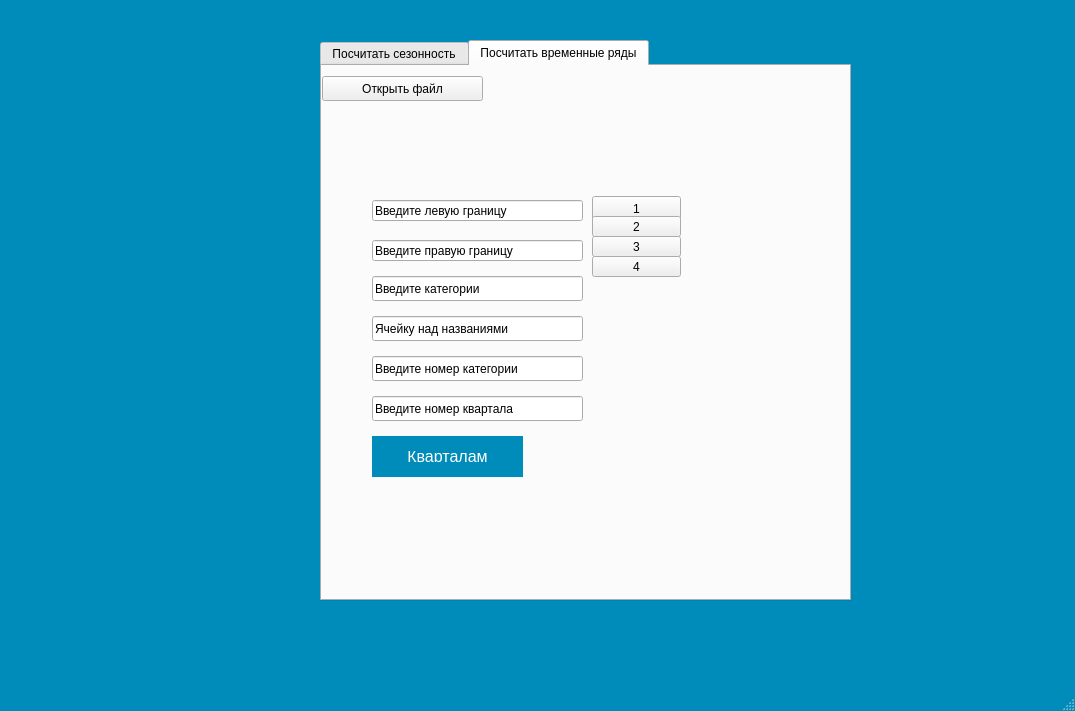
<?xml version="1.0" encoding="UTF-8"?>
<ui version="4.0">
 <class>MainWindow</class>
 <widget class="QMainWindow" name="MainWindow">
  <property name="geometry">
   <rect>
    <x>0</x>
    <y>0</y>
    <width>1075</width>
    <height>711</height>
   </rect>
  </property>
  <property name="windowTitle">
   <string>MainWindow</string>
  </property>
  <property name="styleSheet">
   <string notr="true">QMainWindow{
background-color:#008CBA;
}</string>
  </property>
  <widget class="QWidget" name="centralwidget">
   <property name="styleSheet">
    <string notr="true"/>
   </property>
   <widget class="QTabWidget" name="tabWidget">
    <property name="geometry">
     <rect>
      <x>320</x>
      <y>40</y>
      <width>531</width>
      <height>561</height>
     </rect>
    </property>
    <property name="styleSheet">
     <string notr="true">QTabWidget{
backround-color:#555555;
}</string>
    </property>
    <property name="currentIndex">
     <number>1</number>
    </property>
    <widget class="QWidget" name="tab">
     <attribute name="title">
      <string>Посчитать сезонность</string>
     </attribute>
     <widget class="QLineEdit" name="left_border">
      <property name="geometry">
       <rect>
        <x>50</x>
        <y>134</y>
        <width>211</width>
        <height>21</height>
       </rect>
      </property>
      <property name="styleSheet">
       <string notr="true">QLineEdit:focus {
  background-color: lightblue;
}</string>
      </property>
      <property name="text">
       <string>Введите левую границу</string>
      </property>
     </widget>
     <widget class="QLineEdit" name="right_borde">
      <property name="geometry">
       <rect>
        <x>50</x>
        <y>174</y>
        <width>211</width>
        <height>21</height>
       </rect>
      </property>
      <property name="styleSheet">
       <string notr="true">QLineEdit:focus {
  background-color: lightblue;
}</string>
      </property>
      <property name="text">
       <string>Введите правую границу</string>
      </property>
     </widget>
     <widget class="QPushButton" name="generate_button">
      <property name="geometry">
       <rect>
        <x>50</x>
        <y>300</y>
        <width>151</width>
        <height>41</height>
       </rect>
      </property>
      <property name="styleSheet">
       <string notr="true">QPushButton{
  background-color: #008CBA; /* Green */
  border: none;
  color: white;
  padding: 15px 32px;
  text-align: center;
  text-decoration: none;
  display: inline-block;
  font-size: 16px;
}</string>
      </property>
      <property name="text">
       <string>Месяцам</string>
      </property>
     </widget>
     <widget class="QLineEdit" name="categories_location">
      <property name="geometry">
       <rect>
        <x>50</x>
        <y>210</y>
        <width>211</width>
        <height>25</height>
       </rect>
      </property>
      <property name="styleSheet">
       <string notr="true">QLineEdit:focus {
  background-color: lightblue;
}</string>
      </property>
      <property name="text">
       <string>Введите категории</string>
      </property>
     </widget>
     <widget class="QPushButton" name="generate_quarter">
      <property name="geometry">
       <rect>
        <x>230</x>
        <y>300</y>
        <width>151</width>
        <height>41</height>
       </rect>
      </property>
      <property name="styleSheet">
       <string notr="true">QPushButton{
  background-color: #008CBA; /* Green */
  border: none;
  color: white;
  padding: 15px 32px;
  text-align: center;
  text-decoration: none;
  display: inline-block;
  font-size: 16px;
}</string>
      </property>
      <property name="text">
       <string>Кварталам</string>
      </property>
     </widget>
     <widget class="QPushButton" name="add_one">
      <property name="geometry">
       <rect>
        <x>270</x>
        <y>130</y>
        <width>89</width>
        <height>25</height>
       </rect>
      </property>
      <property name="styleSheet">
       <string notr="true">QPushButton{
  transition-duration: 0.4s;
}

QPushButton:hover {
  background-color: #008CBA; /* Green */
  color: white;
}</string>
      </property>
      <property name="text">
       <string>1</string>
      </property>
     </widget>
     <widget class="QPushButton" name="add_two">
      <property name="geometry">
       <rect>
        <x>270</x>
        <y>150</y>
        <width>89</width>
        <height>25</height>
       </rect>
      </property>
      <property name="styleSheet">
       <string notr="true">QPushButton{
  transition-duration: 0.4s;
}

QPushButton:hover {
  background-color: #008CBA; /* Green */
  color: white;
}</string>
      </property>
      <property name="text">
       <string>2</string>
      </property>
     </widget>
     <widget class="QPushButton" name="add_three">
      <property name="geometry">
       <rect>
        <x>270</x>
        <y>170</y>
        <width>89</width>
        <height>25</height>
       </rect>
      </property>
      <property name="styleSheet">
       <string notr="true">QPushButton{
  transition-duration: 0.4s;
}

QPushButton:hover {
  background-color: #008CBA; /* Green */
  color: white;
}</string>
      </property>
      <property name="text">
       <string>3</string>
      </property>
     </widget>
     <widget class="QPushButton" name="add_four">
      <property name="geometry">
       <rect>
        <x>270</x>
        <y>190</y>
        <width>89</width>
        <height>21</height>
       </rect>
      </property>
      <property name="styleSheet">
       <string notr="true">QPushButton{
  transition-duration: 0.4s;
}

QPushButton:hover {
  background-color: #008CBA; /* Green */
  color: white;
}</string>
      </property>
      <property name="text">
       <string>4</string>
      </property>
     </widget>
     <widget class="QLineEdit" name="name">
      <property name="geometry">
       <rect>
        <x>50</x>
        <y>250</y>
        <width>211</width>
        <height>25</height>
       </rect>
      </property>
      <property name="styleSheet">
       <string notr="true">QLineEdit:focus {
  background-color: lightblue;
}</string>
      </property>
      <property name="text">
       <string>Ячейку над названиями</string>
      </property>
     </widget>
     <widget class="QPushButton" name="read_file">
      <property name="geometry">
       <rect>
        <x>0</x>
        <y>10</y>
        <width>161</width>
        <height>25</height>
       </rect>
      </property>
      <property name="text">
       <string>Открыть файл</string>
      </property>
     </widget>
     <widget class="QPushButton" name="record_file">
      <property name="geometry">
       <rect>
        <x>0</x>
        <y>40</y>
        <width>161</width>
        <height>25</height>
       </rect>
      </property>
      <property name="text">
       <string>Открыть файл записи</string>
      </property>
     </widget>
    </widget>
    <widget class="QWidget" name="tab_2">
     <attribute name="title">
      <string>Посчитать временные ряды</string>
     </attribute>
     <widget class="QPushButton" name="read_time_row_file">
      <property name="geometry">
       <rect>
        <x>0</x>
        <y>10</y>
        <width>161</width>
        <height>25</height>
       </rect>
      </property>
      <property name="text">
       <string>Открыть файл</string>
      </property>
     </widget>
     <widget class="QLineEdit" name="name_3">
      <property name="geometry">
       <rect>
        <x>50</x>
        <y>250</y>
        <width>211</width>
        <height>25</height>
       </rect>
      </property>
      <property name="styleSheet">
       <string notr="true">QLineEdit:focus {
  background-color: lightblue;
}</string>
      </property>
      <property name="text">
       <string>Ячейку над названиями</string>
      </property>
     </widget>
     <widget class="QPushButton" name="time_row_button">
      <property name="geometry">
       <rect>
        <x>50</x>
        <y>370</y>
        <width>151</width>
        <height>41</height>
       </rect>
      </property>
      <property name="styleSheet">
       <string notr="true">QPushButton{
  background-color: #008CBA; /* Green */
  border: none;
  color: white;
  padding: 15px 32px;
  text-align: center;
  text-decoration: none;
  display: inline-block;
  font-size: 16px;
}</string>
      </property>
      <property name="text">
       <string>Кварталам</string>
      </property>
     </widget>
     <widget class="QLineEdit" name="right_borde_3">
      <property name="geometry">
       <rect>
        <x>50</x>
        <y>174</y>
        <width>211</width>
        <height>21</height>
       </rect>
      </property>
      <property name="styleSheet">
       <string notr="true">QLineEdit:focus {
  background-color: lightblue;
}</string>
      </property>
      <property name="text">
       <string>Введите правую границу</string>
      </property>
     </widget>
     <widget class="QPushButton" name="add_one_3">
      <property name="geometry">
       <rect>
        <x>270</x>
        <y>130</y>
        <width>89</width>
        <height>25</height>
       </rect>
      </property>
      <property name="styleSheet">
       <string notr="true">QPushButton{
  transition-duration: 0.4s;
}

QPushButton:hover {
  background-color: #008CBA; /* Green */
  color: white;
}</string>
      </property>
      <property name="text">
       <string>1</string>
      </property>
     </widget>
     <widget class="QPushButton" name="add_two_3">
      <property name="geometry">
       <rect>
        <x>270</x>
        <y>150</y>
        <width>89</width>
        <height>21</height>
       </rect>
      </property>
      <property name="styleSheet">
       <string notr="true">QPushButton{
  transition-duration: 0.4s;
}

QPushButton:hover {
  background-color: #008CBA; /* Green */
  color: white;
}</string>
      </property>
      <property name="text">
       <string>2</string>
      </property>
     </widget>
     <widget class="QLineEdit" name="categories_location_3">
      <property name="geometry">
       <rect>
        <x>50</x>
        <y>210</y>
        <width>211</width>
        <height>25</height>
       </rect>
      </property>
      <property name="styleSheet">
       <string notr="true">QLineEdit:focus {
  background-color: lightblue;
}</string>
      </property>
      <property name="text">
       <string>Введите категории</string>
      </property>
     </widget>
     <widget class="QLineEdit" name="left_border_3">
      <property name="geometry">
       <rect>
        <x>50</x>
        <y>134</y>
        <width>211</width>
        <height>21</height>
       </rect>
      </property>
      <property name="styleSheet">
       <string notr="true">QLineEdit:focus {
  background-color: lightblue;
}</string>
      </property>
      <property name="text">
       <string>Введите левую границу</string>
      </property>
     </widget>
     <widget class="QLineEdit" name="name_4">
      <property name="geometry">
       <rect>
        <x>50</x>
        <y>290</y>
        <width>211</width>
        <height>25</height>
       </rect>
      </property>
      <property name="styleSheet">
       <string notr="true">QLineEdit:focus {
  background-color: lightblue;
}</string>
      </property>
      <property name="text">
       <string>Введите номер категории</string>
      </property>
     </widget>
     <widget class="QPushButton" name="add_two_4">
      <property name="geometry">
       <rect>
        <x>270</x>
        <y>170</y>
        <width>89</width>
        <height>21</height>
       </rect>
      </property>
      <property name="styleSheet">
       <string notr="true">QPushButton{
  transition-duration: 0.4s;
}

QPushButton:hover {
  background-color: #008CBA; /* Green */
  color: white;
}</string>
      </property>
      <property name="text">
       <string>3</string>
      </property>
     </widget>
     <widget class="QPushButton" name="add_two_5">
      <property name="geometry">
       <rect>
        <x>270</x>
        <y>190</y>
        <width>89</width>
        <height>21</height>
       </rect>
      </property>
      <property name="styleSheet">
       <string notr="true">QPushButton{
  transition-duration: 0.4s;
}

QPushButton:hover {
  background-color: #008CBA; /* Green */
  color: white;
}</string>
      </property>
      <property name="text">
       <string>4</string>
      </property>
     </widget>
     <widget class="QLineEdit" name="name_5">
      <property name="geometry">
       <rect>
        <x>50</x>
        <y>330</y>
        <width>211</width>
        <height>25</height>
       </rect>
      </property>
      <property name="styleSheet">
       <string notr="true">QLineEdit:focus {
  background-color: lightblue;
}</string>
      </property>
      <property name="text">
       <string>Введите номер квартала </string>
      </property>
     </widget>
    </widget>
   </widget>
  </widget>
  <widget class="QMenuBar" name="menubar">
   <property name="geometry">
    <rect>
     <x>0</x>
     <y>0</y>
     <width>1075</width>
     <height>22</height>
    </rect>
   </property>
  </widget>
  <widget class="QStatusBar" name="statusbar"/>
 </widget>
 <resources/>
 <connections/>
</ui>
